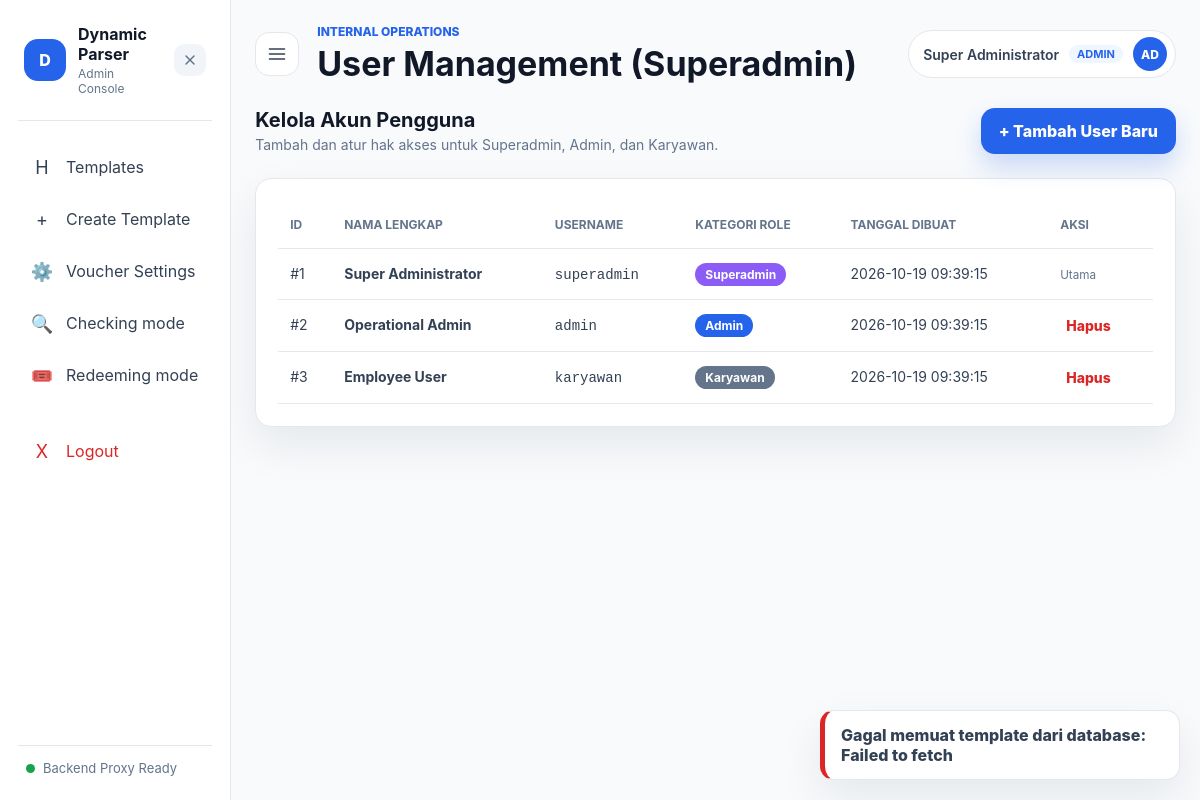
/users.php (signed in), run on the app's committed database.
### tables this page shows
CREATE TABLE `users` (
  `id` INT AUTO_INCREMENT PRIMARY KEY,
  `username` VARCHAR(50) NOT NULL UNIQUE,
  `password` VARCHAR(255) NOT NULL,
  `full_name` VARCHAR(100) NOT NULL,
  `role` ENUM('superadmin', 'admin', 'karyawan') NOT NULL DEFAULT 'karyawan',
  `created_at` DATETIME NOT NULL DEFAULT CURRENT_TIMESTAMP,
  `updated_at` DATETIME NOT NULL DEFAULT CURRENT_TIMESTAMP ON UPDATE CURRENT_TIMESTAMP
);

### includes/auth.php (called while the page is built, shortened)
<?php
function isLoggedIn() {
    return isset($_SESSION['user']) && !empty($_SESSION['user']);
}
function getCurrentUser() {
    return $_SESSION['user'] ?? null;
}

### users.php (the view, shortened to what this page needs)
<?php
require_once 'includes/auth.php';
$currentPage = "users";
$pageHeading = "User Management (Superadmin)";
$pdo = getDBConnection();
$userList = [];
if ($pdo) {
    try {
        $stmt = $pdo->query("SELECT id, username, full_name, role, created_at FROM users ORDER BY id ASC");
        $userList = $stmt->fetchAll();
    } catch (Exception $e) {
        $userList = array_values(getFallbackUsers());
    }
} else {
    $userList = array_values(getFallbackUsers());
}
include 'includes/header.php';
include 'includes/sidebar.php';
?>
<section class="page active" id="usersPage">
  <div class="toolbar" style="margin-bottom: 24px;">
    <div>
      <h2 style="margin: 0; font-size: 20px;">Kelola Akun Pengguna</h2>
      <p style="margin: 4px 0 0; color: var(--muted); font-size: 14px;">Tambah dan atur hak akses untuk Superadmin, Admin, dan Karyawan.</p>
    </div>
    <button class="primary-button" onclick="document.getElementById('newUserModal').classList.remove('hidden')">+ Tambah User Baru</button>
  </div>
  <section class="content-card table-card">
    <div class="table-wrap">
      <table>
        <thead>
          <tr>
            <th>ID</th>
            <th>Nama Lengkap</th>
            <th>Username</th>
            <th>Kategori Role</th>
            <th>Tanggal Dibuat</th>
            <th>Aksi</th>
          </tr>
        </thead>
        <tbody>
          <?php foreach ($userList as $u): ?>
            <tr>
              <td>#<?php echo htmlspecialchars($u['id']); ?></td>
              <td><strong><?php echo htmlspecialchars($u['full_name']); ?></strong></td>
              <td><code><?php echo htmlspecialchars($u['username']); ?></code></td>
              <td>
                <?php if ($u['role'] === 'superadmin'): ?>
                  <span class="badge badge-purple" style="background:#8b5cf6; color:white; padding:4px 10px; border-radius:99px; font-weight:bold; font-size:12px;">Superadmin</span>
                <?php elseif ($u['role'] === 'admin'): ?>
                  <span class="badge badge-blue" style="background:#2563eb; color:white; padding:4px 10px; border-radius:99px; font-weight:bold; font-size:12px;">Admin</span>
                <?php else: ?>
                  <span class="badge badge-gray" style="background:#64748b; color:white; padding:4px 10px; border-radius:99px; font-weight:bold; font-size:12px;">Karyawan</span>
                <?php endif; ?>
              </td>
              <td><?php echo htmlspecialchars($u['created_at'] ?? '2026-09-22'); ?></td>
              <td>
                <?php if ($u['username'] !== 'superadmin' && $u['id'] != $_SESSION['user']['id']): ?>
                  <form method="POST" action="users.php" style="display:inline;" onsubmit="return confirm('Apakah Anda yakin ingin menghapus user ini?');">
                    <button type="submit" class="text-button danger">Hapus</button>
                  </form>
                <?php else: ?>
                  <small style="color:var(--muted)">Utama</small>
                <?php endif; ?>
              </td>
            </tr>
          <?php endforeach; ?>
        </tbody>
      </table>
    </div>
  </section>
</section>
<?php include 'includes/footer.php'; ?>

### includes/sidebar.php (shortened to what this page needs)
<?php
require_once __DIR__ . '/auth.php';
$user = getCurrentUser();
$isLogged = isLoggedIn();
?>
<aside class="sidebar" id="sidebar">
  <div class="brand">
    <div class="brand-left">
      <div class="brand-mark">D</div>
      <div class="brand-info">
        <strong>Dynamic Parser</strong>
        <span><?php echo $isLogged ? 'Admin Console' : 'Public Workspace'; ?></span>
      </div>
    </div>
    <button
      type="button"
      class="close-sidebar-btn"
      id="closeSidebar"
      aria-label="Close sidebar"
      title="Tutup sidebar"
    >
      <svg viewBox="0 0 24 24" fill="none" stroke-width="2.2" stroke-linecap="round" stroke-linejoin="round">
        <line x1="18" y1="6" x2="6" y2="18"></line>
        <line x1="6" y1="6" x2="18" y2="18"></line>
      </svg>
    </button>
  </div>
  <nav class="nav-list" aria-label="Main navigation">
    <?php if ($isLogged): ?>
      <a href="dashboard.php" class="nav-item <?php echo ($currentPage === 'dashboard') ? 'active' : ''; ?>" data-page="admin">
        <span class="icon" aria-hidden="true">H</span>
        <span>Templates</span>
      </a>
      <a href="editor.php" class="nav-item <?php echo $currentPage === 'editor' ? 'active' : ''; ?>" data-page="editor">
        <span class="icon" aria-hidden="true">+</span>
        <span>Create Template</span>
      </a>
      <a href="voucher_settings.php" class="nav-item <?php echo ($currentPage === 'voucher_settings') ? 'active' : ''; ?>" data-page="voucher_settings">
        <span class="icon" aria-hidden="true">⚙️</span>
        <span>Voucher Settings</span>
      </a>
    <?php endif; ?>
    <a href="index.php" class="nav-item <?php echo ($currentPage === 'index' || $currentPage === 'workspace') ? 'active' : ''; ?>" data-page="workspace">
      <span class="icon" aria-hidden="true">🔍</span>
      <span>Checking mode</span>
    </a>
    <a href="redeem.php" class="nav-item <?php echo ($currentPage === 'redeem') ? 'active' : ''; ?>" data-page="redeem">
      <span class="icon" aria-hidden="true">🎟️</span>
      <span>Redeeming mode</span>
    </a>
    <?php if ($isLogged): ?>
      <a href="logout.php" class="nav-item nav-logout" style="margin-top: 24px; color: var(--danger);">
        <span class="icon" aria-hidden="true">X</span>
        <span>Logout</span>
      </a>
    <?php endif; ?>
  </nav>
  <div class="sidebar-footer">
    <span class="status-dot"></span>
    <span>Backend Proxy Ready</span>
  </div>
</aside>
<main class="main">
  <header class="topbar">
    <button class="icon-button" id="menuToggle" aria-label="Toggle sidebar">
      <svg width="20" height="20" viewBox="0 0 24 24" fill="none" stroke="currentColor" stroke-width="2" stroke-linecap="round" stroke-linejoin="round">
        <line x1="3" y1="6" x2="21" y2="6"></line>
        <line x1="3" y1="12" x2="21" y2="12"></line>
        <line x1="3" y1="18" x2="21" y2="18"></line>
      </svg>
    </button>
    <div>
      <p class="eyebrow">Internal Operations</p>
      <h1 id="pageTitle"><?php echo htmlspecialchars($pageHeading ?? 'Workspace'); ?></h1>
    </div>
    <div class="profile-chip">
      <?php if ($isLogged): ?>
        <span style="font-weight: 600;"><?php echo htmlspecialchars($user['full_name'] ?? 'Administrator'); ?></span>
        <span class="role-badge" style="font-size: 11px; padding: 2px 8px; border-radius: 99px; background: #eff6ff; color: var(--primary); font-weight: bold; text-transform: uppercase;">
          ADMIN
        </span>
        <div class="avatar">AD</div>
      <?php endif; ?>
    </div>
  </header>

### data on the page
users: full_name "Super Administrator", id "1", username "superadmin", role "Superadmin", created_at "2026-10-19 09:39:15", shows "Utama"
users: id "2", full_name "Operational Admin", username "admin", role "Admin", created_at "2026-10-19 09:39:15"
users: id "3", full_name "Employee User", username "karyawan", role "Karyawan", created_at "2026-10-19 09:39:15"

### other printed values
$pageHeading "User Management (Superadmin)"
